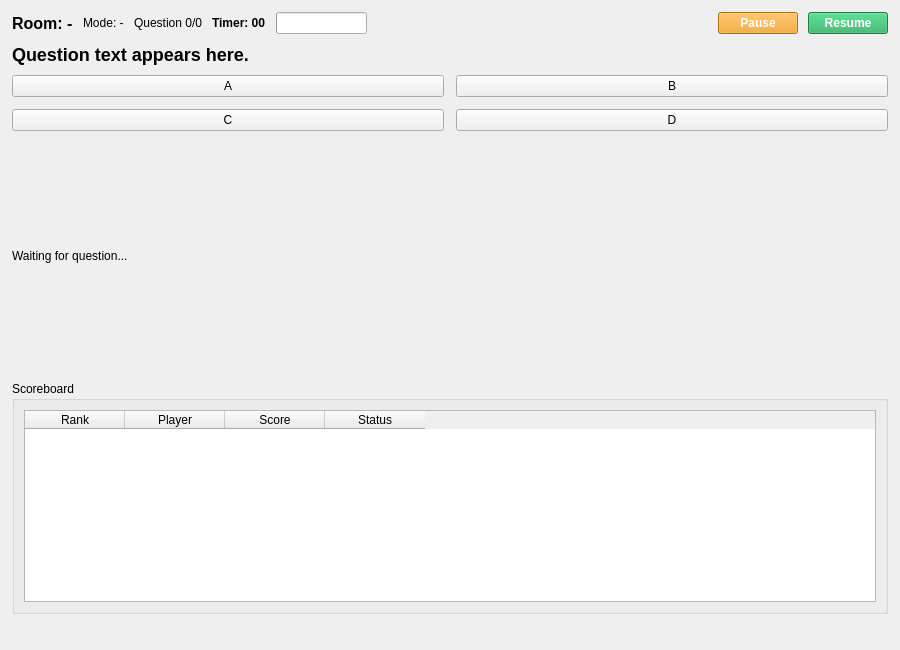
<?xml version="1.0" encoding="UTF-8"?>
<ui version="4.0">
 <class>GameWindow</class>
 <widget class="QMainWindow" name="GameWindow">
  <property name="geometry">
   <rect>
    <x>0</x>
    <y>0</y>
    <width>900</width>
    <height>650</height>
   </rect>
  </property>
  <property name="windowTitle">
   <string>Quiz Game - Play</string>
  </property>
  <widget class="QWidget" name="centralwidget">
   <layout class="QVBoxLayout" name="verticalLayout" stretch="0,0,0,1,0">
    <property name="spacing">
     <number>10</number>
    </property>
    <property name="margin">
     <number>12</number>
    </property>
    <item>
     <layout class="QHBoxLayout" name="layoutHeader" stretch="0,0,0,0,0,1">
      <item>
       <widget class="QLabel" name="lblRoomTitle">
        <property name="text">
         <string>Room: -</string>
        </property>
        <property name="styleSheet">
         <string notr="true">font-weight: bold; font-size: 16px;</string>
        </property>
       </widget>
      </item>
      <item>
       <widget class="QLabel" name="lblMode">
        <property name="text">
         <string>Mode: -</string>
        </property>
       </widget>
      </item>
      <item>
       <widget class="QLabel" name="lblQuestionCounter">
        <property name="text">
         <string>Question 0/0</string>
        </property>
       </widget>
      </item>
      <item>
       <widget class="QLabel" name="lblTimer">
        <property name="text">
         <string>Timer: 00</string>
        </property>
        <property name="styleSheet">
         <string notr="true">font-weight: bold;</string>
        </property>
       </widget>
      </item>
      <item>
       <widget class="QProgressBar" name="progressTimer">
        <property name="minimum">
         <number>0</number>
        </property>
        <property name="maximum">
         <number>100</number>
        </property>
        <property name="value">
         <number>0</number>
        </property>
        <property name="textVisible">
         <bool>false</bool>
        </property>
        <property name="minimumWidth">
         <number>180</number>
        </property>
       </widget>
      </item>
      <item>
       <spacer name="headerSpacer">
        <property name="orientation">
         <enum>Qt::Horizontal</enum>
        </property>
        <property name="sizeHint" stdset="0">
         <size>
          <width>40</width>
          <height>20</height>
         </size>
        </property>
       </spacer>
      </item>
      <item>
       <widget class="QPushButton" name="btnPauseGame">
        <property name="text">
         <string>Pause</string>
        </property>
        <property name="maximumWidth">
         <number>80</number>
        </property>
        <property name="styleSheet">
         <string notr="true">background:#f39c12; color:white; font-weight:bold;</string>
        </property>
       </widget>
      </item>
      <item>
       <widget class="QPushButton" name="btnResumeGame">
        <property name="text">
         <string>Resume</string>
        </property>
        <property name="maximumWidth">
         <number>80</number>
        </property>
        <property name="styleSheet">
         <string notr="true">background:#27ae60; color:white; font-weight:bold;</string>
        </property>
        <property name="visible">
         <bool>false</bool>
        </property>
       </widget>
      </item>
     </layout>
    </item>
    <item>
     <widget class="QLabel" name="lblQuestion">
      <property name="text">
       <string>Question text appears here.</string>
      </property>
      <property name="alignment">
       <set>Qt::AlignLeading|Qt::AlignLeft|Qt::AlignVCenter</set>
      </property>
      <property name="wordWrap">
       <bool>true</bool>
      </property>
      <property name="styleSheet">
       <string notr="true">font-size: 18px; font-weight: bold;</string>
      </property>
     </widget>
    </item>
    <item>
     <layout class="QGridLayout" name="layoutOptions" rowstretch="0,0" columnstretch="1,1">
      <property name="horizontalSpacing">
       <number>12</number>
      </property>
      <property name="verticalSpacing">
       <number>12</number>
      </property>
      <item row="0" column="0">
       <widget class="QPushButton" name="btnOptionA">
        <property name="text">
         <string>A</string>
        </property>
        <property name="minimumHeight">
         <number>70</number>
        </property>
       </widget>
      </item>
      <item row="0" column="1">
       <widget class="QPushButton" name="btnOptionB">
        <property name="text">
         <string>B</string>
        </property>
        <property name="minimumHeight">
         <number>70</number>
        </property>
       </widget>
      </item>
      <item row="1" column="0">
       <widget class="QPushButton" name="btnOptionC">
        <property name="text">
         <string>C</string>
        </property>
        <property name="minimumHeight">
         <number>70</number>
        </property>
       </widget>
      </item>
      <item row="1" column="1">
       <widget class="QPushButton" name="btnOptionD">
        <property name="text">
         <string>D</string>
        </property>
        <property name="minimumHeight">
         <number>70</number>
        </property>
       </widget>
      </item>
     </layout>
    </item>
    <item>
     <layout class="QHBoxLayout" name="layoutFeedback">
      <item>
       <widget class="QLabel" name="lblFeedback">
        <property name="text">
         <string>Waiting for question...</string>
        </property>
        <property name="wordWrap">
         <bool>true</bool>
        </property>
       </widget>
      </item>
      <item>
       <spacer name="feedbackSpacer">
        <property name="orientation">
         <enum>Qt::Horizontal</enum>
        </property>
        <property name="sizeHint" stdset="0">
         <size>
          <width>40</width>
          <height>20</height>
         </size>
        </property>
       </spacer>
      </item>
     </layout>
    </item>
    <item>
     <widget class="QGroupBox" name="groupScoreboard">
      <property name="title">
       <string>Scoreboard</string>
      </property>
      <layout class="QVBoxLayout" name="verticalLayoutScore">
       <item>
        <widget class="QTableWidget" name="tblScoreboard">
         <property name="columnCount">
          <number>4</number>
         </property>
         <column>
          <property name="text">
           <string>Rank</string>
          </property>
         </column>
         <column>
          <property name="text">
           <string>Player</string>
          </property>
         </column>
         <column>
          <property name="text">
           <string>Score</string>
          </property>
         </column>
         <column>
          <property name="text">
           <string>Status</string>
          </property>
         </column>
        </widget>
       </item>
      </layout>
     </widget>
    </item>
    <item>
     <widget class="QLabel" name="lblGameStatus">
      <property name="text">
       <string></string>
      </property>
      <property name="alignment">
       <set>Qt::AlignCenter</set>
      </property>
      <property name="styleSheet">
       <string notr="true">font-weight: bold; color: #aa0000;</string>
      </property>
     </widget>
    </item>
   </layout>
  </widget>
 </widget>
 <resources/>
 <connections/>
</ui>
